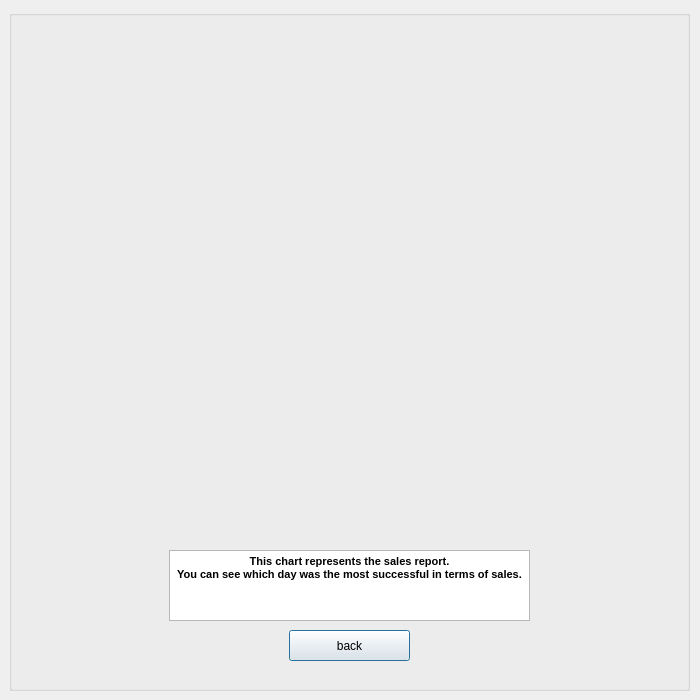
<?xml version="1.0" encoding="UTF-8"?>
<ui version="4.0">
 <class>BarChart</class>
 <widget class="QDialog" name="BarChart">
  <property name="geometry">
   <rect>
    <x>0</x>
    <y>0</y>
    <width>700</width>
    <height>700</height>
   </rect>
  </property>
  <property name="windowTitle">
   <string>Dialog</string>
  </property>
  <widget class="QGroupBox" name="groupBox">
   <property name="geometry">
    <rect>
     <x>9</x>
     <y>10</y>
     <width>681</width>
     <height>681</height>
    </rect>
   </property>
   <property name="title">
    <string/>
   </property>
   <widget class="QFrame" name="frame">
    <property name="geometry">
     <rect>
      <x>10</x>
      <y>40</y>
      <width>660</width>
      <height>240</height>
     </rect>
    </property>
    <layout class="QHBoxLayout" name="horizontalLayout"/>
   </widget>
   <widget class="QTextEdit" name="textEdit">
    <property name="geometry">
     <rect>
      <x>160</x>
      <y>540</y>
      <width>361</width>
      <height>71</height>
     </rect>
    </property>
    <property name="verticalScrollBarPolicy">
     <enum>Qt::ScrollBarAlwaysOff</enum>
    </property>
    <property name="horizontalScrollBarPolicy">
     <enum>Qt::ScrollBarAlwaysOff</enum>
    </property>
    <property name="sizeAdjustPolicy">
     <enum>QAbstractScrollArea::AdjustIgnored</enum>
    </property>
    <property name="readOnly">
     <bool>true</bool>
    </property>
    <property name="html">
     <string>&lt;!DOCTYPE HTML PUBLIC &quot;-//W3C//DTD HTML 4.0//EN&quot; &quot;http://www.w3.org/TR/REC-html40/strict.dtd&quot;&gt;
&lt;html&gt;&lt;head&gt;&lt;meta name=&quot;qrichtext&quot; content=&quot;1&quot; /&gt;&lt;meta charset=&quot;utf-8&quot; /&gt;&lt;style type=&quot;text/css&quot;&gt;
p, li { white-space: pre-wrap; }
hr { height: 1px; border-width: 0; }
li.unchecked::marker { content: &quot;\2610&quot;; }
li.checked::marker { content: &quot;\2612&quot;; }
&lt;/style&gt;&lt;/head&gt;&lt;body style=&quot; font-family:'Segoe UI'; font-size:9pt; font-weight:400; font-style:normal;&quot;&gt;
&lt;p align=&quot;center&quot; style=&quot; margin-top:0px; margin-bottom:0px; margin-left:0px; margin-right:0px; -qt-block-indent:0; text-indent:0px;&quot;&gt;&lt;span style=&quot; font-size:8pt; font-weight:700;&quot;&gt;This chart represents the sales report.&lt;/span&gt;&lt;/p&gt;
&lt;p align=&quot;center&quot; style=&quot; margin-top:0px; margin-bottom:0px; margin-left:0px; margin-right:0px; -qt-block-indent:0; text-indent:0px;&quot;&gt;&lt;span style=&quot; font-size:8pt; font-weight:700;&quot;&gt;You can see which day was the most successful in terms of sales.&lt;/span&gt;&lt;/p&gt;&lt;/body&gt;&lt;/html&gt;</string>
    </property>
   </widget>
   <widget class="QHoverSensitiveButton" name="signout">
    <property name="geometry">
     <rect>
      <x>280</x>
      <y>620</y>
      <width>121</width>
      <height>31</height>
     </rect>
    </property>
    <property name="text">
     <string>back</string>
    </property>
   </widget>
   <widget class="QFrame" name="frame2">
    <property name="geometry">
     <rect>
      <x>10</x>
      <y>290</y>
      <width>660</width>
      <height>240</height>
     </rect>
    </property>
    <layout class="QHBoxLayout" name="horizontalLayout_2"/>
   </widget>
  </widget>
 </widget>
 <customwidgets>
  <customwidget>
   <class>QHoverSensitiveButton</class>
   <extends>QPushButton</extends>
   <header>qhoversensitivebutton.h</header>
  </customwidget>
 </customwidgets>
 <resources/>
 <connections/>
</ui>
